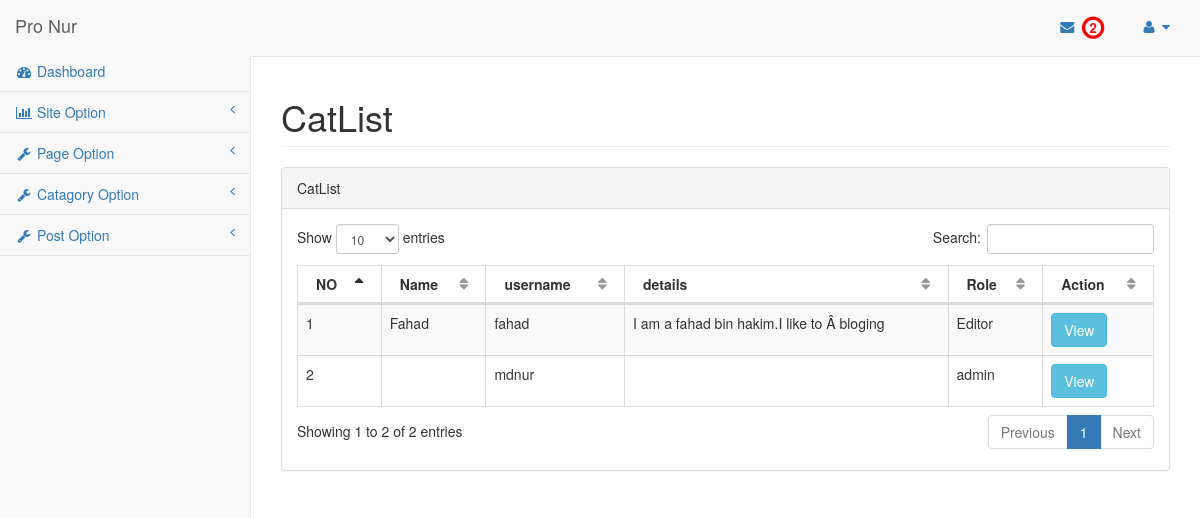
Page /admin/userlist.php (signed in) on the committed database.
### tables this page shows
CREATE TABLE `tbl_user` (
  `id` int(11) NOT NULL,
  `name` varchar(60) NOT NULL,
  `username` varchar(32) NOT NULL,
  `password` varchar(32) NOT NULL,
  `email` varchar(255) NOT NULL,
  `details` text NOT NULL,
  `role` int(11) NOT NULL
);

### lib/Main.php (called while the page is built, shortened)
<?php
include_once 'Database.php';
abstract class Main{
	protected  $table;
	public function readAll() {
		$sql ="SELECT * FROM ".$this->table." ORDER BY id DESC ";
		$stmt =Database::prepare($sql);
		$stmt->execute();
		return $stmt->fetchAll();
	}
}

### lib/Database.php (called while the page is built)
<?php
class Database {
    private static $pdo;
    public static function Connection(){
        if(!isset(self::$pdo)){
            try {
                self::$pdo = new PDO("mysql:host=".DB_HOST.";dbname=".DB_NAME,DB_USER,DB_PASS);
            } catch (PDOException $e) {
                echo "Connection fail...".$e->getMessage();
            }
        }
        return self::$pdo;
    }
    public static function prepare($sql) {
        return self::Connection()->prepare($sql);
    }
}

### admin/userlist.php (the view, shortened to what this page needs)
<?php include "inc/header.php";?>
<?php include "inc/sidebar.php";?>
<?php $user = new User();?>
    <div id="page-wrapper">
        <div class="row">
            <div class="col-lg-12">
                <h1 class="page-header">CatList</h1>
            </div>
        </div>
        <div class="row">
            <div class="col-lg-12">
                <div class="panel panel-default">
                    <div class="panel-heading">
                        CatList
                    </div>
                    <div class="panel-body ">
                        <table width="100%" class="table table-striped table-bordered table-hover" id="dataTables-example">
                            <thead>
                            <tr>
                                <th>NO</th>
                                <th>Name</th>
                                <th>username</th>
                                <th>details</th>
                                <th>Role</th>
                                <th>Action</th>
                            </tr>
                            </thead>
                            <tbody>
                            <?php
                            $id = 1;
                            foreach ($user->readAll() as $key => $Value){
                                ?>
                                <tr class="odd gradeX">
                                    <td><?php echo $id++?></td>
                                    <td><?php echo $Value['name']?></td>
                                    <td><?php echo $Value['username']?></td>
                                    <td><?php echo $Value['details']?></td>
                                    <td><?php if ($Value['role'] == 0){
                                            echo "admin";
                                        }elseif($Value['role'] == 1){
                                            echo "Author";
                                        }elseif($Value['role'] == 2){
                                            echo "Editor";
                                        }
                                        ?></td>
                                    <td>
                                        <a href="ViewProfile.php?editid=<?php echo $Value['id'];?>" class="btn btn-info">View</a>
                                    </td>
                                </tr>
                            <?php    } ?>
                            </tbody>
                        </table>
                    </div>
                </div>
            </div>
        </div>
    </div>
<?php include "inc/footer.php";?>

### rows in the picture
tbl_user: name "Fahad", username "fahad", details "I am a fahad bin hakim.I like to Â bloging", role "Editor"
tbl_user: username "mdnur", role "admin"

### other values in the picture
$massage->CountRow() "2"
